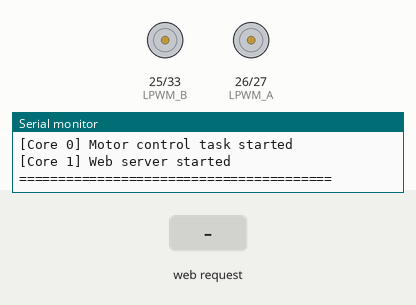
Bench run of a sketch on a simulated ESP32. On the bench: motor-driver pin pairs drawn as motors (green arrow = first pin HIGH = forward, orange = second pin HIGH = backward, longer = more drive), the last lines printed to the serial monitor. The inputs (shaded band) are chosen by the test bench. WiFi joins after 1.5 s; servers stay silent unless stated.

Above: at 2.2 s.
2.3 s: HTTP request GET /control?x=120 received
At 2.55 s:
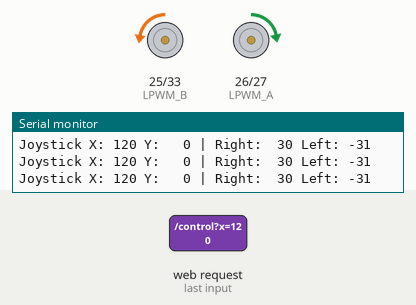
4.3 s: HTTP request GET /control?y=120 received
At 4.7 s:
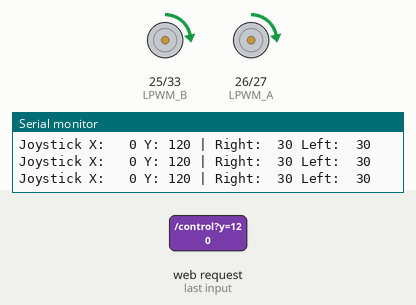
6.3 s: HTTP request GET /control?x=120&y=120 received
At 6.7 s:
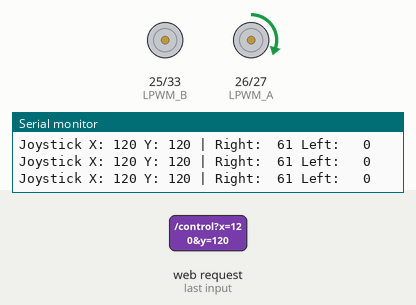
Timing chart, 0 to 9.3 s (numbered marks = the images above; inputs shaded):
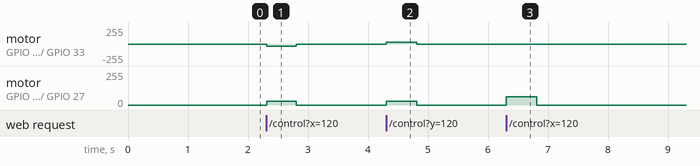

Measured:
- after the input at 2.3 s, motor on GPIO 25 (LPWM_B) / GPIO 33 (RPWM_B): stopped → backward 31/255 at once, → stopped 0.50 s later; motor on GPIO 26 (LPWM_A) / GPIO 27 (RPWM_A): stopped → forward 30/255 at once, → stopped 0.50 s later
- after the input at 4.3 s, motor on GPIO 25 (LPWM_B) / GPIO 33 (RPWM_B), motor on GPIO 26 (LPWM_A) / GPIO 27 (RPWM_A): stopped → forward 30/255 at once, → stopped 0.51 s later
- after the input at 6.3 s, motor on GPIO 26 (LPWM_A) / GPIO 27 (RPWM_A): stopped → forward 61/255 at once, → stopped 0.51 s later

The sketch:

rc_car_controller.ino
```cpp
#include <WiFi.h>
#include <WebServer.h>

// ============================================
// WiFi Configuration
// ============================================
const char* ssid = "IIT_CAR";
const char* password = "12345678";

#define AP_MODE true
const char* router_ssid = "YourWiFiName";
const char* router_password = "YourWiFiPassword";

WebServer server(80);

// ============================================
// IBT-2 (BTS7960) Motor Driver Pin Definitions
// ============================================
#define RPWM_A 27  // Right Motor Reverse
#define LPWM_A 26  // Right Motor Forward
#define RPWM_B 33  // Left Motor Reverse
#define LPWM_B 25  // Left Motor Forward

// ============================================
// PWM Configuration
// ============================================
#define PWM_FREQ 1000
#define PWM_RESOLUTION 8

#define PWM_CHANNEL_LPWM_A 0
#define PWM_CHANNEL_RPWM_A 1
#define PWM_CHANNEL_LPWM_B 2
#define PWM_CHANNEL_RPWM_B 3

// ============================================
// FreeRTOS Dual Core Configuration
// ============================================
TaskHandle_t motorTaskHandle = NULL;
SemaphoreHandle_t motorMutex;

volatile int16_t targetX = 0;
volatile int16_t targetY = 0;
volatile bool newCommand = false;

#define SAFETY_TIMEOUT 500
volatile unsigned long lastCommandTime = 0;

// Forward declarations
void handleRoot();
void handleControl();
void handleStatus();
void driveMotors(int16_t x, int16_t y);
void setMotor(int lpwmChannel, int rpwmChannel, int speed);
void stopAllMotors();
void motorControlTask(void *parameter);

// ============================================
// Motor Control Functions
// ============================================
void setMotor(int lpwmChannel, int rpwmChannel, int speed) {
  speed = constrain(speed, -255, 255);

  if (speed > 0) {
    ledcWrite(lpwmChannel, speed);
    ledcWrite(rpwmChannel, 0);
  } else if (speed < 0) {
    ledcWrite(lpwmChannel, 0);
    ledcWrite(rpwmChannel, abs(speed));
  } else {
    ledcWrite(lpwmChannel, 0);
    ledcWrite(rpwmChannel, 0);
  }
}

void stopAllMotors() {
  ledcWrite(PWM_CHANNEL_LPWM_A, 0);
  ledcWrite(PWM_CHANNEL_RPWM_A, 0);
  ledcWrite(PWM_CHANNEL_LPWM_B, 0);
  ledcWrite(PWM_CHANNEL_RPWM_B, 0);
}

void driveMotors(int16_t x, int16_t y) {
  const int deadzone = 100;

  int16_t dzX = (abs(x) < deadzone) ? 0 : x;
  int16_t dzY = (abs(y) < deadzone) ? 0 : y;

  int16_t motorA = dzY + dzX;
  int16_t motorB = dzY - dzX;

  motorA = constrain(motorA, -1000, 1000);
  motorB = constrain(motorB, -1000, 1000);

  int16_t pwmA = map(motorA, -1000, 1000, -255, 255);
  int16_t pwmB = map(motorB, -1000, 1000, -255, 255);

  if (dzX != 0 || dzY != 0) {
    Serial.printf("Joystick X:%4d Y:%4d | Right:%4d Left:%4d\n", dzX, dzY, pwmA, pwmB);
  }

  setMotor(PWM_CHANNEL_LPWM_A, PWM_CHANNEL_RPWM_A, pwmA);
  setMotor(PWM_CHANNEL_LPWM_B, PWM_CHANNEL_RPWM_B, pwmB);
}

// ============================================
// CORE 0: Motor Control Task
// ============================================
void motorControlTask(void *parameter) {
  int16_t currentX = 0, currentY = 0;

  Serial.println("[Core 0] Motor control task started");

  while (true) {
    if (xSemaphoreTake(motorMutex, portMAX_DELAY)) {
      if (newCommand) {
        currentX = targetX;
        currentY = targetY;
        newCommand = false;
      }

      if (millis() - lastCommandTime > SAFETY_TIMEOUT) {
        if (currentX != 0 || currentY != 0) {
          Serial.println("[Core 0] Safety timeout - stopping");
          currentX = 0;
          currentY = 0;
        }
      }
      xSemaphoreGive(motorMutex);
    }

    driveMotors(currentX, currentY);
    vTaskDelay(10 / portTICK_PERIOD_MS);
  }
}

// ============================================
// Setup
// ============================================
void setup() {
  Serial.begin(115200);
  delay(1000);

  Serial.println("\n========================================");
  Serial.println("DUAL CORE RC Car Controller");
  Serial.println("Core 0: Motor Control (100Hz)");
  Serial.println("Core 1: WiFi");
  Serial.println("========================================");

  motorMutex = xSemaphoreCreateMutex();

  // Configure PWM for motors
  ledcSetup(PWM_CHANNEL_LPWM_A, PWM_FREQ, PWM_RESOLUTION);
  ledcAttachPin(LPWM_A, PWM_CHANNEL_LPWM_A);
  ledcSetup(PWM_CHANNEL_RPWM_A, PWM_FREQ, PWM_RESOLUTION);
  ledcAttachPin(RPWM_A, PWM_CHANNEL_RPWM_A);
  ledcSetup(PWM_CHANNEL_LPWM_B, PWM_FREQ, PWM_RESOLUTION);
  ledcAttachPin(LPWM_B, PWM_CHANNEL_LPWM_B);
  ledcSetup(PWM_CHANNEL_RPWM_B, PWM_FREQ, PWM_RESOLUTION);
  ledcAttachPin(RPWM_B, PWM_CHANNEL_RPWM_B);

  stopAllMotors();
  Serial.println("[Core 1] Motor PWM initialized");

  xTaskCreatePinnedToCore(motorControlTask, "MotorTask", 4096, NULL, 2, &motorTaskHandle, 0);
  Serial.println("[Core 0] Motor task created");

  if (AP_MODE) {
    WiFi.softAP(ssid, password);
    Serial.println("\n[Core 1] Access Point Mode");
    Serial.print("   SSID: ");
    Serial.println(ssid);
    Serial.print("   IP: ");
    Serial.println(WiFi.softAPIP());
  } else {
    WiFi.begin(router_ssid, router_password);
    int timeout = 0;
    while (WiFi.status() != WL_CONNECTED && timeout < 30) {
      delay(500);
      timeout++;
    }
    if (WiFi.status() == WL_CONNECTED) {
      Serial.print("\n[Core 1] Connected, IP: ");
      Serial.println(WiFi.localIP());
    } else {
      WiFi.softAP(ssid, password);
      Serial.print("\n[Core 1] Fallback AP, IP: ");
      Serial.println(WiFi.softAPIP());
    }
  }

  server.on("/", handleRoot);
  server.on("/control", handleControl);
  server.on("/status", handleStatus);
  server.begin();

  lastCommandTime = millis();
  Serial.println("\n[Core 1] Web server started");
  Serial.println("========================================\n");
}

void loop() {
  server.handleClient();
}

// ============================================
// Web Handlers
// ============================================
void handleControl() {
  int16_t x = server.arg("x").toInt();
  int16_t y = server.arg("y").toInt();

  Serial.printf("[Web] Motor X:%d Y:%d\n", x, y);

  if (xSemaphoreTake(motorMutex, portMAX_DELAY)) {
    targetX = x;
    targetY = y;
    newCommand = true;
    lastCommandTime = millis();
    xSemaphoreGive(motorMutex);
  }

  server.send(200, "text/plain", "X:" + String(x) + " Y:" + String(y));
}

void handleStatus() {
  String status = "Motors X:" + String(targetX) + " Y:" + String(targetY);
  server.send(200, "text/plain", status);
}

void handleRoot() {
  String html = R"rawliteral(
<!DOCTYPE html>
<html>
<head>
    <title>RC Car Controller</title>
    <meta name="viewport" content="width=device-width, initial-scale=1, maximum-scale=1, user-scalable=no">
    <style>
        * { margin: 0; padding: 0; box-sizing: border-box; touch-action: none; -webkit-user-select: none; user-select: none; }
        body { font-family: 'Segoe UI', sans-serif; background: linear-gradient(135deg, #1a1a2e, #16213e, #0f3460); min-height: 100vh; display: flex; flex-direction: column; align-items: center; justify-content: center; padding: 15px; color: #fff; overflow-x: hidden; }
        h1 { font-size: 24px; margin-bottom: 5px; background: linear-gradient(90deg, #00d4ff, #7b2cbf); -webkit-background-clip: text; -webkit-text-fill-color: transparent; }
        .subtitle { color: #888; margin-bottom: 10px; font-size: 11px; }
        .dual-core { background: #00d4ff33; padding: 4px 12px; border-radius: 15px; font-size: 10px; color: #00d4ff; margin-bottom: 20px; }

        .motor-section { text-align: center; margin-top: 5px; }
        .motor-label { font-size: 11px; color: #888; margin-bottom: 8px; }
        .joystick { width: 220px; height: 220px; border: 3px solid rgba(0,212,255,0.3); border-radius: 50%; background: radial-gradient(circle, rgba(0,212,255,0.1), transparent 70%); position: relative; box-shadow: 0 0 20px rgba(0,212,255,0.2), inset 0 0 20px rgba(0,212,255,0.1); margin: 0 auto; }
        .joystick::before { content: ''; position: absolute; top: 50%; left: 0; right: 0; height: 1px; background: linear-gradient(90deg, transparent, rgba(0,212,255,0.3), transparent); }
        .joystick::after { content: ''; position: absolute; left: 50%; top: 0; bottom: 0; width: 1px; background: linear-gradient(180deg, transparent, rgba(0,212,255,0.3), transparent); }
        .knob { width: 60px; height: 60px; background: linear-gradient(145deg, #00d4ff, #0099cc); border-radius: 50%; position: absolute; top: 80px; left: 80px; cursor: grab; box-shadow: 0 4px 15px rgba(0,212,255,0.5); }

        .values { display: flex; gap: 20px; margin: 10px 0; justify-content: center; }
        .value-box { background: rgba(0,212,255,0.1); border: 1px solid rgba(0,212,255,0.3); border-radius: 8px; padding: 8px 15px; text-align: center; min-width: 70px; }
        .value-label { font-size: 9px; color: #888; }
        .value-num { font-size: 18px; font-weight: bold; color: #00d4ff; font-family: monospace; }

        .stop-btn { background: linear-gradient(145deg, #ff4757, #c92a2a); color: white; border: none; padding: 10px 30px; font-size: 14px; font-weight: bold; border-radius: 20px; cursor: pointer; margin-top: 8px; text-transform: uppercase; }
        .status { margin-top: 10px; padding: 5px 12px; background: rgba(0,0,0,0.3); border-radius: 12px; font-size: 11px; color: #888; }
    </style>
</head>
<body>
    <h1>RC Car Controller</h1>
    <p class="subtitle">ESP32 + Motors</p>
    <div class="dual-core">DUAL CORE ACTIVE</div>

    <div class="motor-section">
        <div class="motor-label">MOTOR CONTROL</div>
        <div class="joystick" id="joystick">
            <div class="knob" id="knob"></div>
        </div>

        <div class="values">
            <div class="value-box"><div class="value-label">STEER</div><div class="value-num" id="valX">0</div></div>
            <div class="value-box"><div class="value-label">THROTTLE</div><div class="value-num" id="valY">0</div></div>
        </div>

        <button class="stop-btn" onclick="stopMotors()">STOP</button>
    </div>

    <div class="status" id="status">Ready</div>

    <script>
        var joystick = document.getElementById('joystick');
        var knob = document.getElementById('knob');
        var isDragging = false, motorX = 0, motorY = 0, lastSend = 0;
        var joySize = 220, knobSize = 60, centerPos = (joySize - knobSize) / 2, maxDist = centerPos;

        function startDrag(e) { isDragging = true; e.preventDefault(); drag(e); }

        function drag(e) {
            if (!isDragging) return;
            var rect = joystick.getBoundingClientRect();
            var clientX = e.touches ? e.touches[0].clientX : e.clientX;
            var clientY = e.touches ? e.touches[0].clientY : e.clientY;
            var x = clientX - rect.left - joySize/2;
            var y = clientY - rect.top - joySize/2;
            var dist = Math.sqrt(x*x + y*y);
            if (dist > maxDist) { x = (x/dist)*maxDist; y = (y/dist)*maxDist; }
            knob.style.left = (centerPos + x) + 'px';
            knob.style.top = (centerPos + y) + 'px';
            motorX = Math.round((x/maxDist)*1000);
            motorY = Math.round((-y/maxDist)*1000);
            document.getElementById('valX').textContent = motorX;
            document.getElementById('valY').textContent = motorY;
            if (Date.now() - lastSend > 40) { sendControl(); lastSend = Date.now(); }
        }

        function stopDrag() {
            if (!isDragging) return;
            isDragging = false;
            knob.style.left = centerPos + 'px';
            knob.style.top = centerPos + 'px';
            motorX = 0; motorY = 0;
            document.getElementById('valX').textContent = '0';
            document.getElementById('valY').textContent = '0';
            sendControl();
        }

        function sendControl() {
            var xhr = new XMLHttpRequest();
            xhr.open('GET', '/control?x=' + motorX + '&y=' + motorY, true);
            xhr.onreadystatechange = function() { if (xhr.readyState === 4 && xhr.status === 200) document.getElementById('status').textContent = xhr.responseText; };
            xhr.send();
        }

        function stopMotors() { isDragging = false; motorX = 0; motorY = 0; document.getElementById('valX').textContent = '0'; document.getElementById('valY').textContent = '0'; knob.style.left = centerPos + 'px'; knob.style.top = centerPos + 'px'; sendControl(); }

        knob.addEventListener('mousedown', startDrag);
        knob.addEventListener('touchstart', startDrag);
        joystick.addEventListener('mousedown', startDrag);
        joystick.addEventListener('touchstart', startDrag);
        document.addEventListener('mousemove', drag);
        document.addEventListener('touchmove', drag);
        document.addEventListener('mouseup', stopDrag);
        document.addEventListener('touchend', stopDrag);
        document.addEventListener('contextmenu', function(e) { e.preventDefault(); });
        setInterval(function() { if (isDragging) sendControl(); }, 150);
    </script>
</body>
</html>
)rawliteral";
  server.send(200, "text/html", html);
}
```
